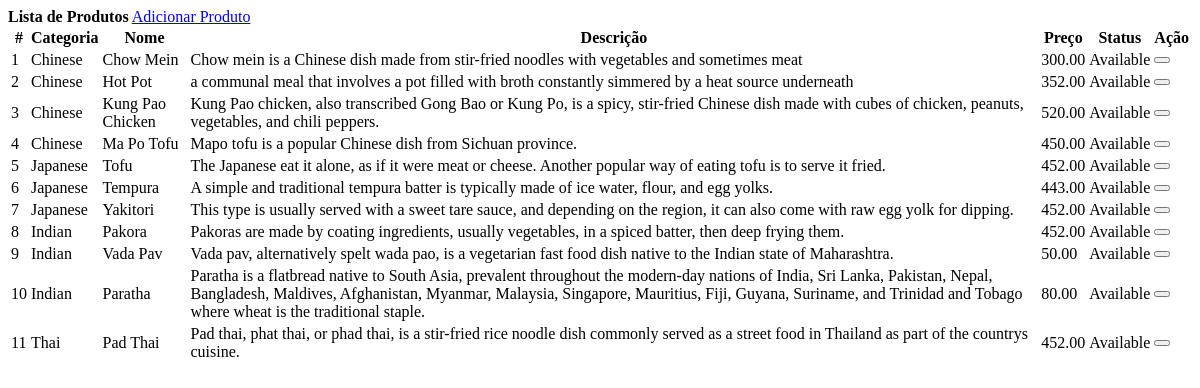
The page /products.php on the database as committed earlier.
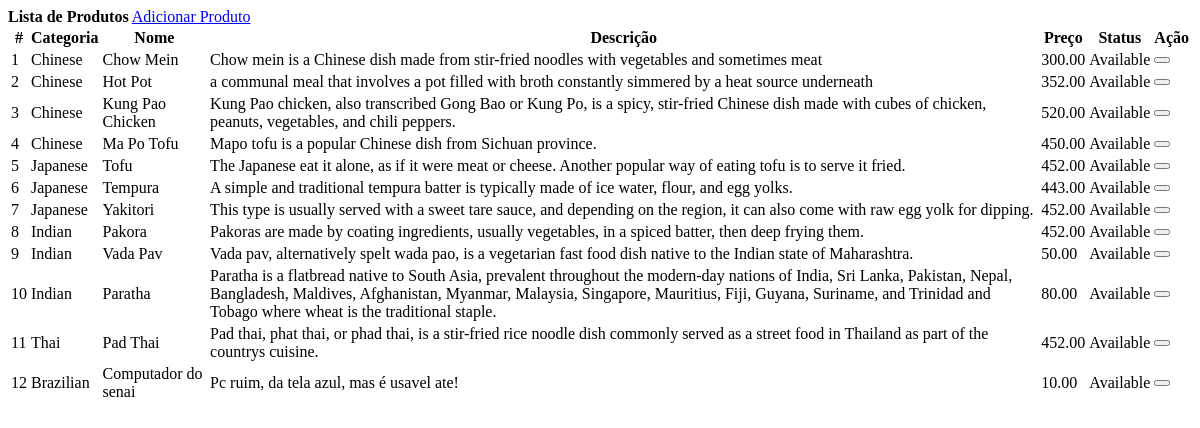
The same page on the database as committed later.
### tables this page shows
CREATE TABLE `products` (
  `id` int(30) NOT NULL,
  `category_id` int(30) NOT NULL,
  `name` varchar(200) NOT NULL,
  `description` text NOT NULL,
  `price` float NOT NULL,
  `status` tinyint(1) NOT NULL DEFAULT 1 COMMENT '0=Unavailable,1=Available'
);

### products.php (the view, shortened to what this page needs)
<?php include('db_connect.php');?>
<div class="container-fluid">
	<div class="col-lg-12">
		<div class="row">
									<?php
									$qry = $conn->query("SELECT * FROM categories order by name asc");
									while($row=$qry->fetch_assoc()):
										$cname[$row['id']] = ucwords($row['name']);
									?>
								<?php endwhile; ?>
			<div class="col-md-12">
				<div class="card">
					<div class="card-header">
						<b>Lista de Produtos</b>
						<span class="float:right"><a class="btn btn-primary btn-block btn-sm col-sm-2 float-right" href="index.php?page=add-product" id="new_order">
						<i class="fa fa-plus"></i> Adicionar Produto </a></span>
					</div>
					<div class="card-body">
						<table class="table table-hover">
							<thead>
								<tr>
									<th>#</th>
									<th>Categoria</th>
									<th>Nome</th>
									<th>Descrição</th>
									<th>Preço</th>
									<th>Status</th>
									<th>Ação</th>
								</tr>
							</thead>
							<tbody>
								<?php
								$i = 1;
								$product = $conn->query("SELECT * FROM products order by id asc");
								while($row=$product->fetch_assoc()):
								?>
								<tr>
									<td class="text-center"><?php echo $i++ ?></td>
									<td class="">
										<?php echo $cname[$row['category_id']] ?>
									</td>
									<td class="">
									<?php echo $row['name'] ?></td>
									<td class="">
									<?php echo $row['description'] ?>
									<td class="">
									<?php echo number_format($row['price'],2) ?></td>
									</td>
									<td class="">
										 <?php echo $row['status'] == 1 ? " Available" : "Unavailable" ?>
									</td>
									<td class="text-center">
										<button class="btn btn-danger btn-sm delete_product" type="button" data-id="<?php echo $row['id'] ?>"><i class="fa fa-trash-alt"></i></button>
									</td>
								</tr>
								<?php endwhile; ?>
							</tbody>
						</table>
					</div>
				</div>
			</div>
		</div>
	</div>
</div>

Rows that differ between the two databases and show on the page:
added products: category "Brazilian", name "Computador do senai", description "Pc ruim, da tela azul, mas é usavel ate!", price "10.00", status "Available"
